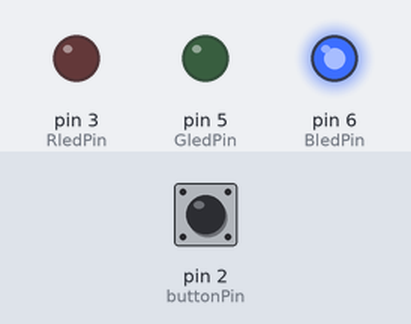
This sketch was run on a simulated Arduino Uno, built with avr-gcc and run on an emulated ATmega328P. Parts: output pins drawn as LEDs (lit = HIGH). The inputs (shaded band) are chosen by the test bench; at power-on: pin 2 (buttonPin) HIGH.

Above: at 1.2 s.
1.3 s: pin 2 (buttonPin) pulled LOW for 0.15 s
At 2.6 s:
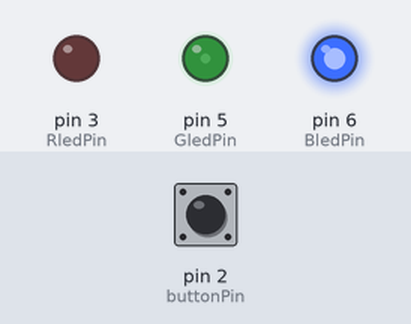
4.4 s: pin 2 (buttonPin) pulled LOW for 1 s
At 7.6 s:
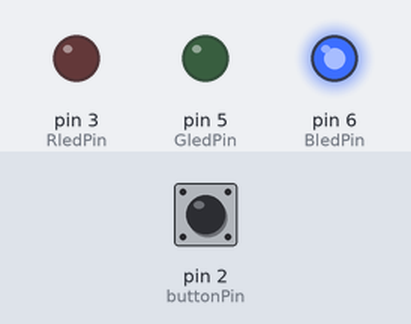
7.9 s: pin 2 (buttonPin) pulled LOW for 3.2 s
At 8.8 s:
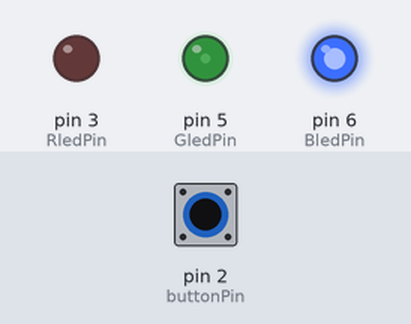
12.6 s: pin 2 (buttonPin) pulsed LOW 2 times (0.12 s each, 0.3 s apart)
At 13.7 s:
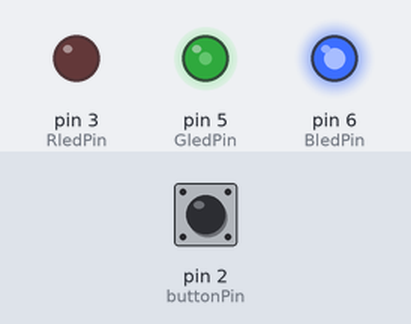
16.2 s: pin 2 (buttonPin) pulsed LOW 5 times (0.12 s each, 0.3 s apart)
At 18.9 s:
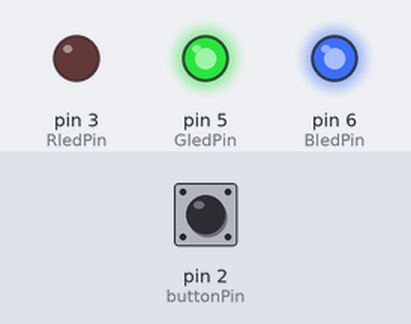
Timing chart, 0 to 21.3 s (numbered marks = the images above; inputs shaded):
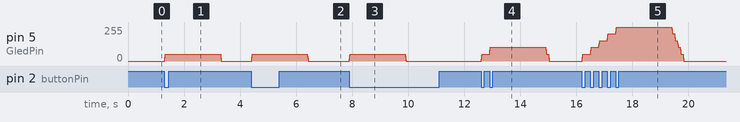

Measured:
- after the input at 1.3 s, pin 5 (GledPin): 0/255 → 51/255 at once, → 0/255 2.0 s later
- after the input at 4.4 s, pin 5 (GledPin): 0/255 → 51/255 at once, → 0/255 2.0 s later
- after the input at 7.9 s, pin 5 (GledPin): 0/255 → 51/255 at once, → 0/255 2.0 s later
- after the input at 12.6 s, pin 5 (GledPin): rises from 0/255 to 102/255 in 0.32 s, then falls to 0/255 in 2.1 s
- after the input at 16.2 s, pin 5 (GledPin): rises from 0/255 to 255/255 in 1.2 s, then falls to 0/255 in 2.4 s

The sketch:

blinktoy.ino
```cpp
const int buttonPin = 2;
const int RledPin = 3;
const int GledPin = 5;
const int BledPin = 6;

int mood = 0;
float smoothMood = 0.0;

bool ButtonPressed = false;

unsigned long touchedTimer = 0;
unsigned long reducedTimer = 0;
unsigned long fadeTimer = 0;

const unsigned long unTouchInterval = 2000;
const unsigned long reducedInterval = 100;
const unsigned long fadeInterval = 10;

const float fadeSpeed = 0.3;

void setup() {
  pinMode(RledPin, OUTPUT);
  pinMode(GledPin, OUTPUT);
  pinMode(BledPin, OUTPUT);

  // Button between pin 2 and GND
  pinMode(buttonPin, INPUT_PULLUP);

  showLEDState(smoothMood);
}

void loop() {

  unsigned long currentMillis = millis();
  int buttonState = digitalRead(buttonPin);

  // PRESS: MOVE TOWARD RED
  if (buttonState == LOW && !ButtonPressed) {
    mood++;

    if (mood > 20)
      mood = 20;

    touchedTimer = currentMillis;
    reducedTimer = currentMillis;
    ButtonPressed = true;
  }

  // RELEASE BUTTON
  if (buttonState == HIGH && ButtonPressed) {
    ButtonPressed = false;
  }

  // INACTIVITY: MOVE BACK TO BLUE
  if (currentMillis - touchedTimer >= unTouchInterval) {
    if (currentMillis - reducedTimer >= reducedInterval) {
      mood--;

      if (mood < 0)
        mood = 0;

      reducedTimer = currentMillis;
    }
  }

  // SMOOTH COLOR TRANSITION
  if (currentMillis - fadeTimer >= fadeInterval) {
    fadeTimer = currentMillis;

    if (smoothMood < mood) {
      smoothMood += fadeSpeed;
      if (smoothMood > mood)
        smoothMood = mood;
    }
    else if (smoothMood > mood) {
      smoothMood -= fadeSpeed;
      if (smoothMood < mood)
        smoothMood = mood;
    }

    showLEDState(smoothMood);
  }
}

void showLEDState(float state) {

  int red = 0;
  int green = 0;
  int blue = 0;

  if (state <= 5) {
    // BLUE -> CYAN
    red = 0;
    green = state * 51;
    blue = 255;
  }
  else if (state <= 10) {
    // CYAN -> GREEN
    red = 0;
    green = 255;
    blue = 255 - (state - 5) * 51;
  }
  else if (state <= 15) {
    // GREEN -> YELLOW
    red = (state - 10) * 51;
    green = 255;
    blue = 0;
  }
  else {
    // YELLOW -> RED
    red = 255;
    green = 255 - (state - 15) * 51;
    blue = 0;
  }

  analogWrite(RledPin, red);
  analogWrite(GledPin, green);
  analogWrite(BledPin, blue);
}
```
